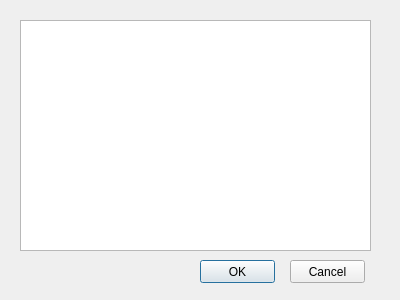
<?xml version="1.0" encoding="UTF-8"?>
<ui version="4.0">
 <class>ProcessList</class>
 <widget class="QDialog" name="ProcessList">
  <property name="geometry">
   <rect>
    <x>0</x>
    <y>0</y>
    <width>400</width>
    <height>300</height>
   </rect>
  </property>
  <property name="minimumSize">
   <size>
    <width>400</width>
    <height>300</height>
   </size>
  </property>
  <property name="maximumSize">
   <size>
    <width>400</width>
    <height>300</height>
   </size>
  </property>
  <property name="windowTitle">
   <string>Click the target process in the list and then OK</string>
  </property>
  <widget class="QPushButton" name="pushButton_ok">
   <property name="geometry">
    <rect>
     <x>200</x>
     <y>260</y>
     <width>75</width>
     <height>23</height>
    </rect>
   </property>
   <property name="text">
    <string>OK</string>
   </property>
  </widget>
  <widget class="QPushButton" name="pushButton_cancel">
   <property name="geometry">
    <rect>
     <x>290</x>
     <y>260</y>
     <width>75</width>
     <height>23</height>
    </rect>
   </property>
   <property name="text">
    <string>Cancel</string>
   </property>
  </widget>
  <widget class="QListWidget" name="listWidget">
   <property name="geometry">
    <rect>
     <x>20</x>
     <y>20</y>
     <width>351</width>
     <height>231</height>
    </rect>
   </property>
  </widget>
 </widget>
 <resources/>
 <connections/>
</ui>
